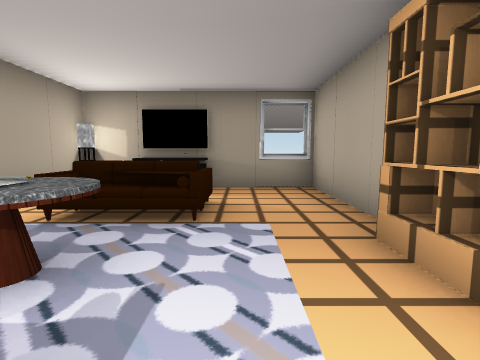
view 1 (above)

16 first-person views from a walk through a 3-D level made in the Unity game engine. The camera is 1.5 m above the floor, tilts 6° down and sees 85° across. Doors are open. The floor is counted in squares, 2 m on a side. Each view is taken from the middle of a square. On the plan, view 1 faces up. The plan holds only what a view shows up to about 9 squares ahead; the rest is blank. The place goes on beyond the plan. The player is left out. Some surface patterns are stand-ins.

view 2
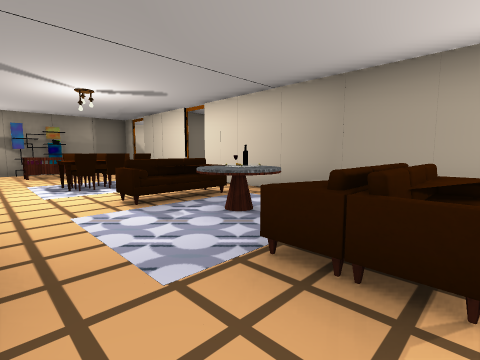

view 3
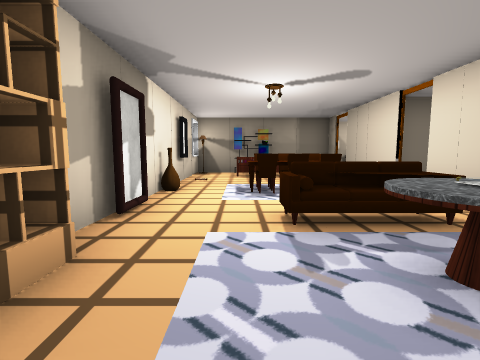

view 4
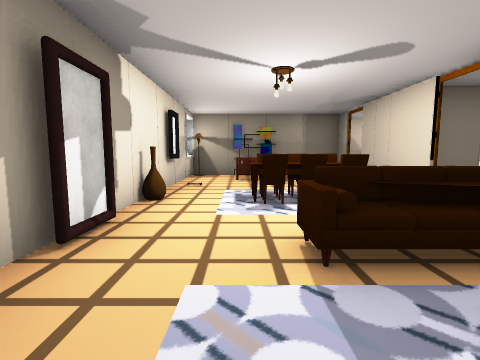

view 5
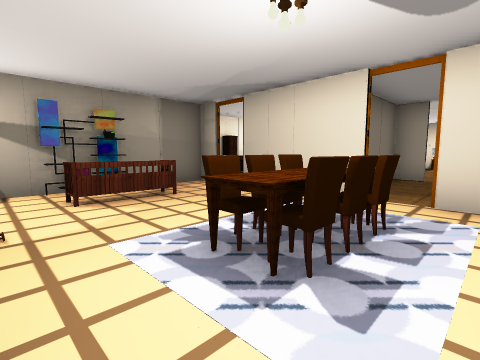

view 6
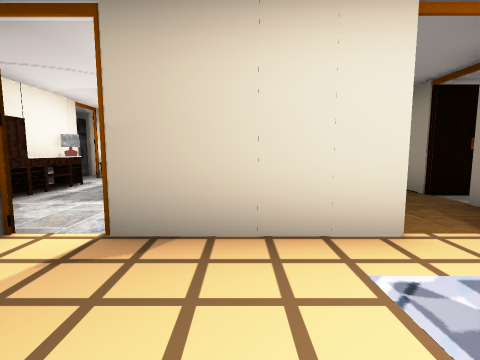

view 7
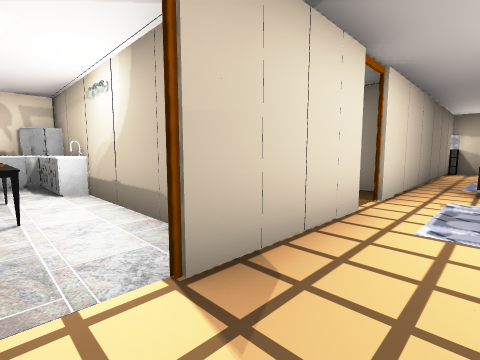

view 8
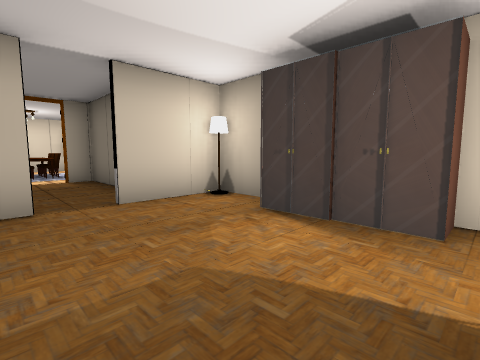

view 9
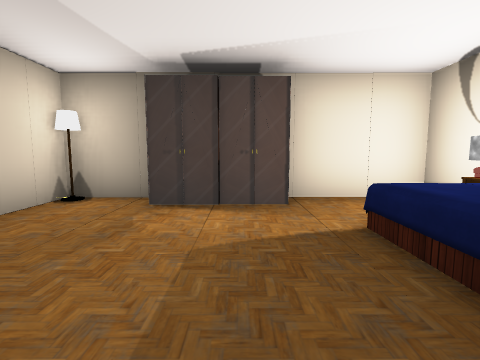

view 10
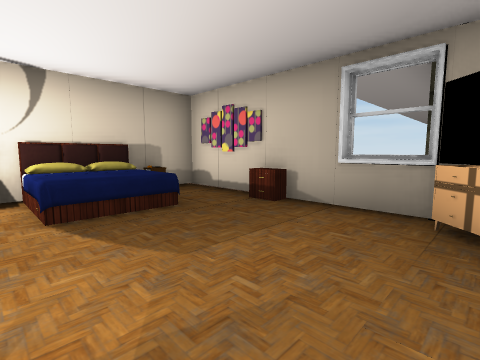

view 11
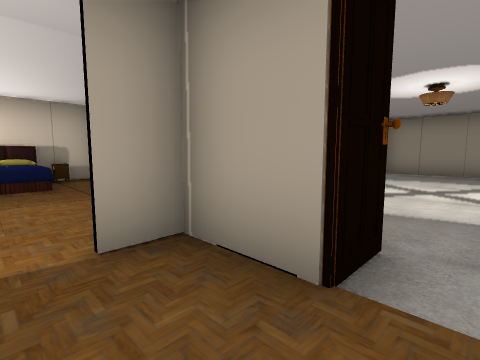

view 12
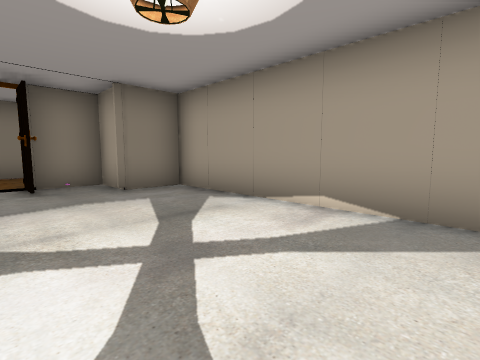

view 13
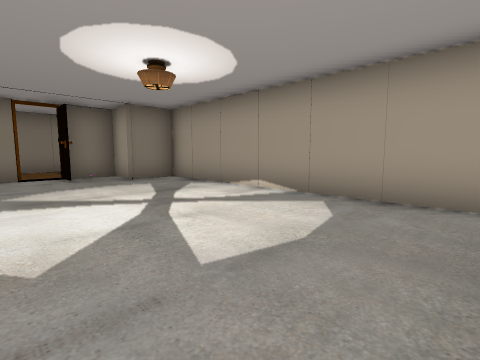

view 14
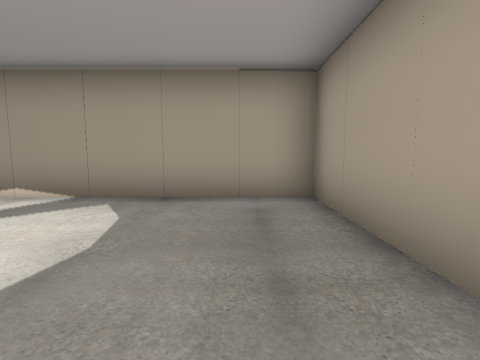

view 15
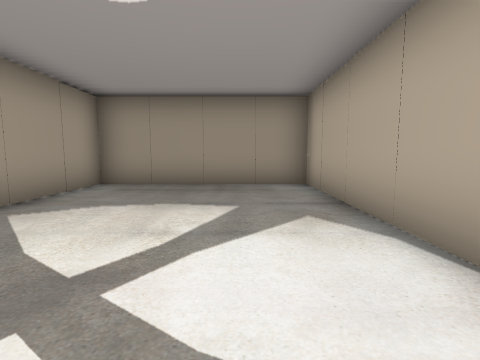

view 16
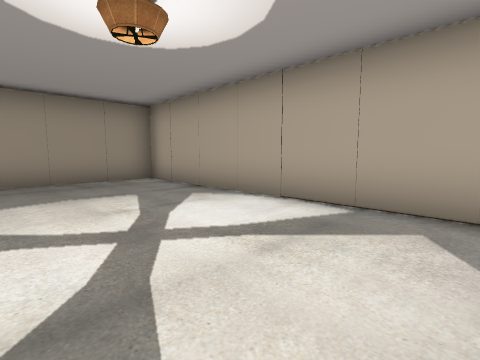

### Floor plan
Ten units are one square. View 1 is at (0, 0); x grows to the right and y downward. Boxes are objects, and circles mark ways between rooms. Rooms are numbered by the first view taken in them; rooms with no view inside come last. Other rooms are left out.
<svg viewBox="-140 -97 161 170">
<path fill="none" stroke="#000" d="M-33 25 -33 34M16 -29 16 -58 4 -58M-25 68 16 68 16 -6M16 -56 -33 -56 -33 18M-85 43 -75 43M-83 -5 -131 -5 -131 6M-71 35 -71 24M-131 34 -131 43 -106 43M-34 -21 -34 -92 -83 -92 -83 -7 -70 -7M-70 -4 -70 15M-71 6 -64 6M-47 6 -42 6M-36 7 -47 7M-70 31 -34 31"/>
<rect x="-35" y="55" width="10" height="10" fill="#bbb"><title>other object</title></rect>
<rect x="-35" y="45" width="10" height="10" fill="#bbb"><title>other object</title></rect>
<rect x="-35" y="35" width="10" height="10" fill="#bbb"><title>other object</title></rect>
<rect x="-35" y="25" width="10" height="10" fill="#bbb"><title>other object</title></rect>
<rect x="-25" y="25" width="10" height="10" fill="#bbb"><title>chair</title></rect>
<rect x="-25" y="15" width="10" height="10" fill="#bbb"><title>chair</title></rect>
<rect x="-25" y="-5" width="20" height="10" fill="#bbb"><title>sofa</title></rect>
<rect x="-25" y="-15" width="10" height="10" fill="#bbb"><title>other object</title></rect>
<rect x="-25" y="-25" width="20" height="20" fill="#bbb"><title>other object</title></rect>
<rect x="-25" y="-35" width="20" height="10" fill="#bbb"><title>sofa</title></rect>
<rect x="-25" y="-45" width="20" height="10" fill="#bbb"><title>sofa</title></rect>
<rect x="-25" y="-55" width="10" height="10" fill="#bbb"><title>other object</title></rect>
<rect x="-15" y="45" width="20" height="10" fill="#bbb"><title>other object</title></rect>
<rect x="-15" y="25" width="10" height="10" fill="#bbb"><title>chair</title></rect>
<rect x="-15" y="15" width="10" height="10" fill="#bbb"><title>chair</title></rect>
<rect x="-5" y="25" width="10" height="10" fill="#bbb"><title>chair</title></rect>
<rect x="-5" y="15" width="10" height="10" fill="#bbb"><title>chair</title></rect>
<rect x="5" y="15" width="10" height="10" fill="#bbb"><title>other object</title></rect>
<rect x="5" y="-5" width="10" height="10" fill="#bbb"><title>mirror</title></rect>
<rect x="5" y="-25" width="10" height="10" fill="#bbb"><title>shelf</title></rect>
<rect x="-135" y="25" width="10" height="10" fill="#bbb"><title>other object</title></rect>
<rect x="-135" y="5" width="20" height="20" fill="#bbb"><title>bed</title></rect>
<rect x="-135" y="5" width="10" height="10" fill="#bbb"><title>other object</title></rect>
<rect x="-115" y="-5" width="10" height="10" fill="#bbb"><title>other object</title></rect>
<rect x="-105" y="35" width="10" height="10" fill="#bbb"><title>closet</title></rect>
<rect x="-95" y="35" width="10" height="10" fill="#bbb"><title>closet</title></rect>
<rect x="-85" y="-5" width="10" height="10" fill="#bbb"><title>other object</title></rect>
<rect x="-75" y="35" width="10" height="10" fill="#bbb"><title>other object</title></rect>
<rect x="-75" y="-15" width="10" height="10" fill="#bbb"><title>other object</title></rect>
<rect x="-65" y="5" width="10" height="10" fill="#bbb"><title>other object</title></rect>
<rect x="-65" y="-5" width="10" height="10" fill="#bbb"><title>other object</title></rect>
<circle cx="-30" cy="20" r="3" fill="#2a7"/>
<circle cx="-70" cy="20" r="3" fill="#2a7"/>
<text x="-10" y="10">1</text>
<text x="-100" y="20">2</text>
<text x="-60" y="-40">3</text>
</svg>
Room 1 opens to room 3. Room 2 opens to room 3.

Where each view was taken, in squares from view 1:
view 1: 0 up, 0 right, facing up
view 2: 4 up, 1 right, facing down-left
view 3: 3 up, 0 right, facing down
view 4: 2 up, 0 right, facing down
view 5: 1 down, 1 right, facing down-left
view 6: 4 down, 1 left, facing left
view 7: 6 down, 2 left, facing up-left
view 8: 1 down, 11 left, facing down-right
view 9: 0 up, 10 left, facing down
view 10: 3 down, 8 left, facing up-left
view 11: 2 down, 5 left, facing up-left
view 12: 6 up, 5 left, facing down-left
view 13: 8 up, 4 left, facing down-left
view 14: 8 up, 4 left, facing left
view 15: 3 up, 5 left, facing up
view 16: 2 up, 7 left, facing up-right
